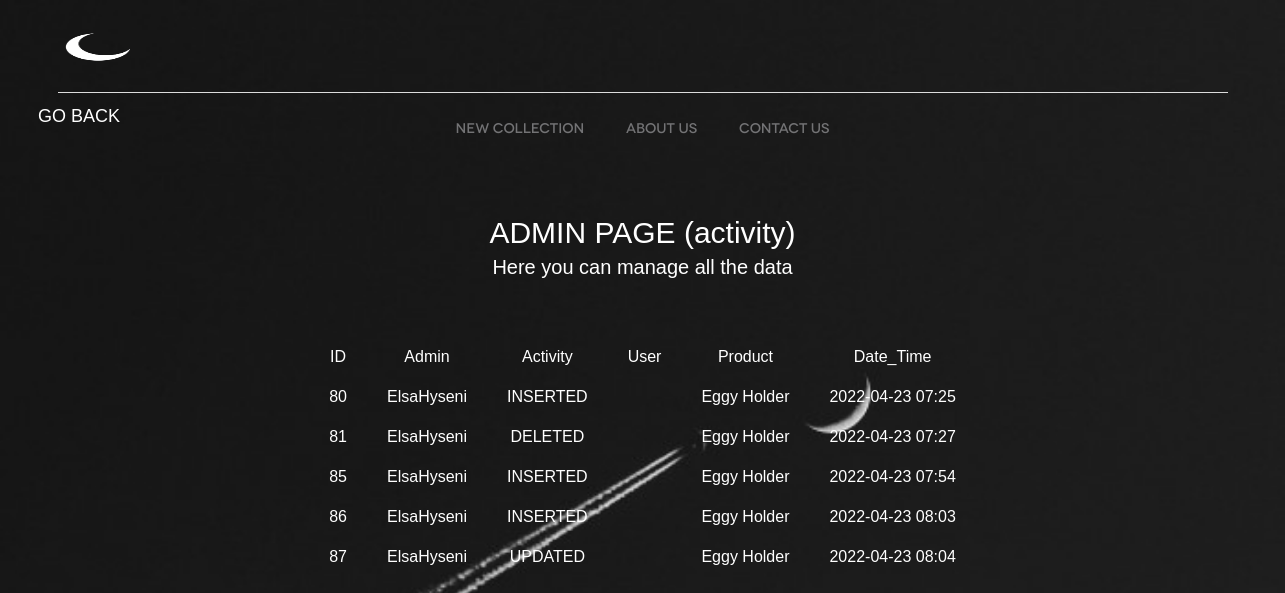
Screenshot of /view/activityLog.php with the database file from the repository.
### tables this page shows
CREATE TABLE `activitylog` (
  `ID` int(11) NOT NULL,
  `Admin` varchar(50) NOT NULL,
  `Activity` varchar(50) NOT NULL,
  `User` varchar(50) DEFAULT NULL,
  `Product` varchar(50) DEFAULT NULL,
  `Date_Time` varchar(50) DEFAULT NULL
);

### repository/activityRepo.php (called while the page is built, shortened)
<?php
	class activityRepo{
		private $connection;
		function __construct(){
			$connect = new DatabaseConnection;
			$this->connection = $connect->startConnection();
		}
		function readActivities(){
	        $connect = $this->connection;
	        $sql = "SELECT * FROM activitylog";
	        $statement = $connect->query($sql);
	        $activities = $statement->fetchAll();
	        return $activities;
		}
	}
?>

### view/activityLog.php (the view, shortened to what this page needs)
<!DOCTYPE html>
<html>
    <head>
        <link rel="stylesheet" href="../CSS/style.css"/>
        <link rel="stylesheet" href="../CSS/Additionalitems.css"/>
        <link rel="stylesheet" href="../CSS/dashboards.css"/>
    </head>
    <body class="body8">
    <header id="header">
		<div class="container">
			<a href="Index.php" id="logo-dark" title="Luna">Luna</a>
		</div>
	</header>
	<nav id="menu">
		<div class="container">
			<ul>
				<li><a href="products.php">New collection</a></li>
				<li><a href="team.php">About Us</a></li>
				<li><a href="Contactus.php">Contact Us</a></li>
			</ul>
		</div>
	</nav>
        <div class="nav-div2">
        <ul class="nav-list2">
            <list> <a class="active go-back" href="profile.php"><b>GO BACK</b></list></a>
        </ul>
            <div class="items">
            <p class="titulli2">ADMIN PAGE (activity)</p>
            <pre class="pershkrimi2" >Here you can manage all the data</pre> <br> <br>
            <center>
            <main>
	      <div>
	        <table>
		<tr>
			<th>ID</th>
			<th>Admin</th>
			<th>Activity</th>
			<th>User</th>
			<th>Product</th>
			<th>Date_Time</th>
		</tr>
             <?php
             include_once '../repository/activityRepo.php';
             $activityRepository = new activityRepo();
             $activities = $activityRepository->readActivities();
             foreach($activities as $activity){
                echo
                "
                <tr>
                     <td>$activity[ID]</td>
                     <td>$activity[Admin]</td>
                     <td>$activity[Activity]</td>
                     <td>$activity[User]</td>
                     <td>$activity[Product] </td>
                     <td>$activity[Date_Time] </td>
                </tr>
                ";
             }
             ?>
	</table>
	</div>
</main>
            </center>
            </body>
                </html>

### css/style.css (style rules this page uses)
html, body, div, span, applet, object, iframe, h1, h2, h3, h4, h5, h6, p, blockquote, pre, a, abbr, acronym, address, big, cite, code, del, dfn, em, img, ins, kbd, q, s, samp, small, strike, strong, sub, sup, tt, var, b, u, i, center, dl, dt, dd, ol, ul, li, fieldset, form, label, legend, table, caption, tbody, tfoot, thead, tr, th, td, article, aside, canvas, details, figcaption, figure, footer, header, hgroup, menu, nav, section, summary, time, mark, audio, video { margin: 0; padding: 0; border: 0; font-size: 100%; font: inherit; vertical-align: baseline; }
*, *:before, *:after { -moz-box-sizing: border-box; -webkit-box-sizing: border-box; box-sizing: border-box; }
article, aside, details, figcaption, figure, footer, header, hgroup, menu, nav, section { display: block; }
ol, ul { list-style: none; }
table { border-collapse: collapse; border-spacing: 0; }
a[href], label[for], select, input[type=checkbox], input[type=radio] { cursor: pointer; }
th, td { vertical-align: top; }
th { font-weight: normal; text-align: left; }
body { font: 16px/30px Arial, Helvetica, sans-serif; color: #949697; background: #fff; -webkit-text-size-adjust: none; min-width: 320px; }
a { text-decoration: none; color: #666668; }
.container { position: relative; width: 1170px; margin: 0 auto; }
#header .container { height: 93px; padding-top: 20px; padding-bottom: 20px; border-bottom: 1px solid #dcdcdc; }
#logo-dark { margin-top: 10px; width: 130px; height: 52px; display: block; float: left; cursor: pointer; text-indent: -9999em; background: url(../Project/logo-dashboard.png) no-repeat; background-size: 80px 34px; }
.go-back { color: white !important; }
#menu { text-align: center; color: #737375; font-size: 14px; font-weight: 500; }
#menu li { padding: 19px 19px 21px; display: inline-block; font-family: "Novecentowide"; }
#menu a { color: #737375; }

### css/additionalitems.css (style rules this page uses)
.body8 { background: linear-gradient(135deg, #ce0f6e, #1e46b4); background-attachment: fixed; overflow-x: hidden; }
table, th, td { border: none; border-collapse: collapse; padding: 0 20px; font-family:'Orbitron', sans-serif; color: #fff; }
th, td { text-align: center; padding-bottom: 10px; }
.titulli2 { color:white; font-family:'Orbitron', sans-serif; text-align:center; padding-top:130px; font-size:30px; }
.pershkrimi2 { color:white;text-align:center; font-family:'Orbitron', sans-serif; padding-top:4px; font-size:20px; }
p { color:white; font-family:'Orbitron', sans-serif; }
.nav-list2 { margin: -75px; padding-left: 100px; }
.nav-list2 a { float: left; color: black; text-align: center; text-decoration: none; padding: 13px; font-size: 18px; font-family: 'Orbitron', sans-serif; }
.nav-list2 a.active { font-family: 'Orbitron', sans-serif; }

### css/Dashboards.css (style rules this page uses)
.body8 { background-image: url(../Project/Dashboardd.jpg); font-family:'Orbitron', sans-serif; color: #dc94ebde; background-repeat: no-repeat; background-size: cover; }

### rows the page displays
activitylog: ID "80", Admin "ElsaHyseni", Activity "INSERTED", Product "Eggy Holder", Date_Time "2022-04-23 07:25"
activitylog: ID "81", Admin "ElsaHyseni", Activity "DELETED", Product "Eggy Holder", Date_Time "2022-04-23 07:27"
activitylog: ID "85", Admin "ElsaHyseni", Activity "INSERTED", Product "Eggy Holder", Date_Time "2022-04-23 07:54"
activitylog: ID "86", Admin "ElsaHyseni", Activity "INSERTED", Product "Eggy Holder", Date_Time "2022-04-23 08:03"
activitylog: ID "87", Admin "ElsaHyseni", Activity "UPDATED", Product "Eggy Holder", Date_Time "2022-04-23 08:04"
